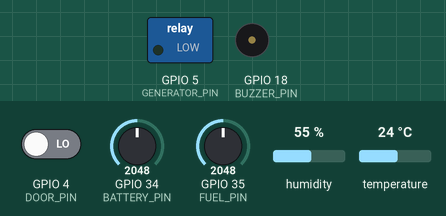
The sketch below on a simulated ESP32. Parts: switched loads named in the sketch (green lamp = pin HIGH), buzzer (waves = sounding, pin HIGH). The test bench sets the inputs (shaded band); at power-on: GPIO 34 (BATTERY_PIN) = 2048, GPIO 4 (DOOR_PIN) LOW, GPIO 35 (FUEL_PIN) = 2048, humidity 55 %, temperature 24 °C. WiFi joins after 1.5 s; servers stay silent unless stated; random numbers use the default seed unless the sketch sets one; no MQTT or app messages arrive unless stated; what the sketch prints to the serial monitor is not drawn.

Above: at 2.7 s.
2.8 s: GPIO 34 (BATTERY_PIN) set to 1834
5.5 s: GPIO 34 (BATTERY_PIN) set to 1762
At 6.4 s:
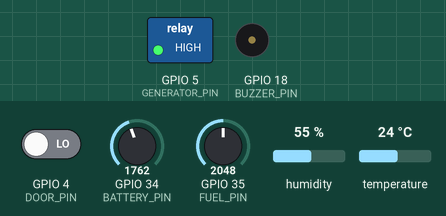
8.2 s: GPIO 4 (DOOR_PIN) driven HIGH
At 10.7 s:
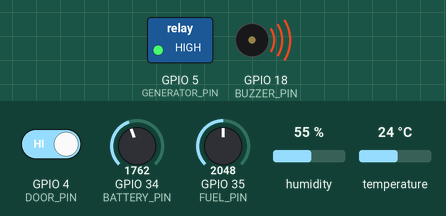
11.1 s: GPIO 34 (BATTERY_PIN) set to 3012
13.8 s: GPIO 34 (BATTERY_PIN) set to 3121
At 16.8 s:
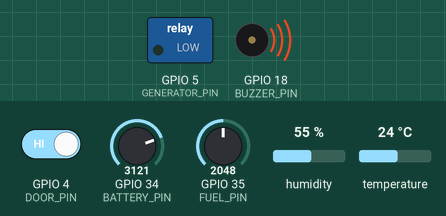
17.1 s: GPIO 35 (FUEL_PIN) set to 1879
Timing chart, 0 to 20.1 s (numbered marks = the images above; inputs shaded):
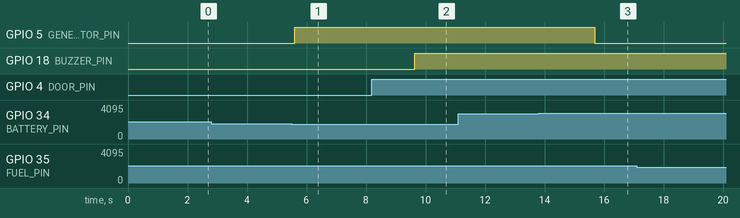

Measured:
- the behaviour switches between 1792 and 1791 on GPIO 34 (BATTERY_PIN) (found by bisection; images 0 and 1)
- the behaviour switches between 3071 and 3072 on GPIO 34 (BATTERY_PIN) (found by bisection; images 2 and 3)
- after the input at 2.8 s, every drawn part: stays the same
- after the input at 5.5 s, GPIO 5 (GENERATOR_PIN): LOW → HIGH after 0.10 s
- after the input at 8.2 s, GPIO 18 (BUZZER_PIN): LOW → HIGH after 1.4 s
- after the input at 11.1 s, every drawn part: stays the same
- after the input at 13.8 s, GPIO 5 (GENERATOR_PIN): HIGH → LOW after 1.9 s
- after the input at 17.1 s, every drawn part: stays the same

The sketch:

sketch.ino
```cpp
/*
  Lab 7 - Capstone: Telecom Site Monitor

  A remote mobile-network tower site, in miniature. The ESP32 watches:
    - the backup battery's voltage   (dial 1)
    - the generator's fuel level     (dial 2)
    - the equipment shelter's door   (slide switch)
    - the shelter's temperature      (DHT22)
  and it acts on its own, at the site (edge computing, like Lab 5):
    1. Battery low            -> start the generator (relay ON)
    2. Fuel drops while the
       generator is OFF       -> "possible fuel theft" alarm
    3. Door opened            -> alarm
  Every reading and the site status go to the operations centre over MQTT
  (like Lab 3). Watch them in the HiveMQ web client.

  Remember to change YOUR_NAME to something unique before running.

  Libraries used (Wokwi installs them from libraries.txt):
    - DHTesp        (temperature/humidity sensor)
    - PubSubClient  (MQTT)
*/

#include <WiFi.h>
#include <PubSubClient.h>
#include "DHTesp.h"

// ---- Wi-Fi + MQTT settings (same as Lab 3) ----
const char* WIFI_SSID = "Wokwi-GUEST";
const char* WIFI_PASSWORD = "";
const char* MQTT_BROKER = "broker.hivemq.com";
const int MQTT_PORT = 1883;
const char* YOUR_NAME = "changeme";  // <-- change this to something unique!
String topicBase = "iot-workshop/" + String(YOUR_NAME) + "/site/";

// ---- Pins ----
const int DHT_PIN = 15;
const int BATTERY_PIN = 34;   // dial 1 (ADC1 pin, works with Wi-Fi on)
const int FUEL_PIN = 35;      // dial 2 (ADC1 pin)
const int DOOR_PIN = 4;       // slide switch: left = closed, right = open
const int GENERATOR_PIN = 5;  // relay: switches the generator on
const int BUZZER_PIN = 18;    // local alarm

// ---- The site's rules ----
const float GENERATOR_START_V = 47.0;  // battery below this -> start the generator
const float GENERATOR_STOP_V = 52.0;   // ...and stop it again only above this (hysteresis)
const float THEFT_DROP_PERCENT = 3.0;  // fuel falling this much with the generator OFF is suspicious

DHTesp dhtSensor;
WiFiClient espClient;
PubSubClient mqttClient(espClient);

bool generatorOn = false;
bool theftAlarm = false;
bool doorWasOpen = false;
float lastFuel = -1;

void connectToWiFi() {
  Serial.print("Connecting to Wi-Fi");
  WiFi.begin(WIFI_SSID, WIFI_PASSWORD);
  while (WiFi.status() != WL_CONNECTED) {
    delay(300);
    Serial.print(".");
  }
  Serial.println(" connected!");
}

void connectToBroker() {
  mqttClient.setServer(MQTT_BROKER, MQTT_PORT);
  while (!mqttClient.connected()) {
    String clientId = "esp32-" + String(YOUR_NAME) + "-" + String(random(0, 10000));
    if (mqttClient.connect(clientId.c_str())) {
      Serial.println("MQTT connected!");
    } else {
      delay(2000);
    }
  }
}

void publish(const char* name, String value) {
  mqttClient.publish((topicBase + name).c_str(), value.c_str());
}

void setup() {
  Serial.begin(115200);
  dhtSensor.setup(DHT_PIN, DHTesp::DHT22);
  pinMode(DOOR_PIN, INPUT_PULLUP);
  pinMode(GENERATOR_PIN, OUTPUT);
  pinMode(BUZZER_PIN, OUTPUT);
  digitalWrite(GENERATOR_PIN, LOW);
  digitalWrite(BUZZER_PIN, LOW);

  connectToWiFi();
  connectToBroker();

  Serial.println("Telecom Site Monitor started.");
  Serial.print("Publishing to: ");
  Serial.print(topicBase);
  Serial.println("#");
}

void loop() {
  if (!mqttClient.connected()) {
    connectToBroker();
  }
  mqttClient.loop();

  // 1. Sense: read every sensor and convert to real units
  float battery = 40.0 + analogRead(BATTERY_PIN) * 16.0 / 4095.0;  // a 48 V battery bank: 40-56 V
  float fuel = analogRead(FUEL_PIN) * 100.0 / 4095.0;               // tank level, 0-100 %
  bool doorOpen = digitalRead(DOOR_PIN) == HIGH;                     // switch to the right = open
  float shelter = dhtSensor.getTempAndHumidity().temperature;

  // 2. Decide and act, here at the site
  // Rule 1: battery low -> start the generator; stop it once the battery has recovered
  if (!generatorOn && battery < GENERATOR_START_V) {
    generatorOn = true;
    Serial.println(">> Battery low: generator STARTED");
  } else if (generatorOn && battery > GENERATOR_STOP_V) {
    generatorOn = false;
    Serial.println(">> Battery recovered: generator STOPPED");
  }
  digitalWrite(GENERATOR_PIN, generatorOn ? HIGH : LOW);

  // Rule 2: fuel should only go down while the generator is running
  if (lastFuel >= 0 && !generatorOn && lastFuel - fuel > THEFT_DROP_PERCENT) {
    theftAlarm = true;
    Serial.println(">> ALARM: fuel dropped while the generator was OFF - possible theft");
  }
  if (lastFuel >= 0 && fuel - lastFuel > THEFT_DROP_PERCENT && theftAlarm) {
    theftAlarm = false;  // the tank was refilled: clear the alarm
    Serial.println(">> Tank refilled: theft alarm cleared");
  }
  lastFuel = fuel;

  // Rule 3: the shelter door
  if (doorOpen != doorWasOpen) {
    Serial.println(doorOpen ? ">> ALARM: shelter door OPENED" : ">> Shelter door closed");
    doorWasOpen = doorOpen;
  }

  String status = "normal";
  if (theftAlarm) status = "ALARM: possible fuel theft";
  else if (doorOpen) status = "ALARM: door open";
  else if (generatorOn) status = "generator running";
  digitalWrite(BUZZER_PIN, (theftAlarm || doorOpen) ? HIGH : LOW);

  // 3. Send: report everything to the operations centre
  publish("battery", String(battery, 1));
  publish("fuel", String(fuel, 0));
  publish("shelter-temp", String(shelter, 1));
  publish("door", doorOpen ? "open" : "closed");
  publish("generator", generatorOn ? "on" : "off");
  publish("status", status);

  Serial.print("Battery ");
  Serial.print(battery, 1);
  Serial.print(" V | Fuel ");
  Serial.print(fuel, 0);
  Serial.print(" % | Shelter ");
  Serial.print(shelter, 1);
  Serial.print(" C | Door ");
  Serial.print(doorOpen ? "OPEN" : "closed");
  Serial.print(" | Generator ");
  Serial.print(generatorOn ? "ON" : "off");
  Serial.print(" | Status: ");
  Serial.println(status);

  delay(2000);
}
```
